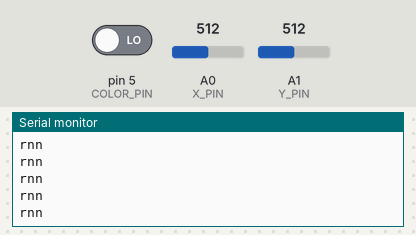
Simulated run of this sketch. Board: Arduino Uno, built with avr-gcc and run on an emulated ATmega328P. Shown: the last lines printed to the serial monitor. The test bench sets the inputs (shaded band); at power-on: A0 (X_PIN) = 512, A1 (Y_PIN) = 512, pin 5 (COLOR_PIN) LOW.

Above: at 1.2 s.
1.3 s: A0 (X_PIN) set to 493
At 2.0 s:
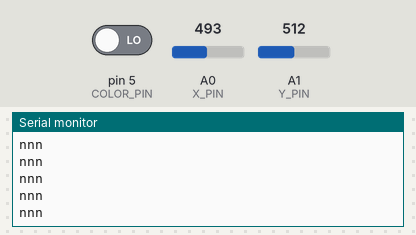
3.2 s: A1 (Y_PIN) set to 537
At 3.9 s:
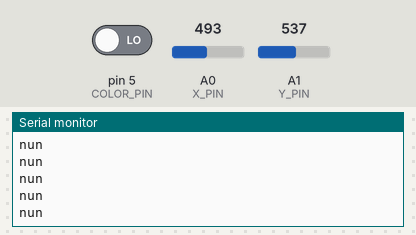

Measured:
- the behaviour switches between 500 and 499 on A0 (X_PIN) (found by bisection; images 0 and 1)
- the behaviour switches between 529 and 530 on A1 (Y_PIN) (found by bisection; images 1 and 2)
- after the input at 1.3 s, the serial monitor: prints a new line at once (image 1)
- after the input at 3.2 s, the serial monitor: prints a new line at once (image 2)

The sketch:

JoystickBallSketch.ino
```cpp
/*
 * red: mcA1 - VRx
 * orange mcA1 - VRy
 * green: --
 */

String xDir;
String yDir;
String col;
String dir;

#define X_PIN A0
#define Y_PIN A1
#define COLOR_PIN 5

void setup() {
  // put your setup code here, to run once:
  pinMode(X_PIN, INPUT);
  pinMode(Y_PIN, INPUT);
  pinMode(COLOR_PIN, INPUT);
  Serial.begin(19200);
}

void loop() {
  getDirectionX();
  getDirectionY();
  getColour();
  printFinalDirection(xDir, yDir, col);
}

void getDirectionX () {
  int xVal = analogRead(X_PIN);
//  Serial.println(xVal);
  if (xVal >= 500) {
    xDir = "r";
  }
  if (xVal <= 330) {
    xDir = "l";
  }
  if (xVal > 330 && xVal < 500) {
    xDir = "n";
  }
}

void getDirectionY () {
  int yVal = analogRead(Y_PIN);
  //  Serial.println(xVal);
  if (yVal >= 530) {
    yDir = "u";
  }
  if (yVal <= 337) {
    yDir = "d";
  }
  if (yVal > 337 && yVal < 530) {
    yDir = "n";
  }
}

void getColour(){
  int cVal = digitalRead(COLOR_PIN);
  if (cVal != 0) {
    col = "c";
  } else {
    col = "n";
  }

}

void printFinalDirection (String x, String y, String col) {
  dir = x + y + col;
  Serial.println(dir);
}
```
